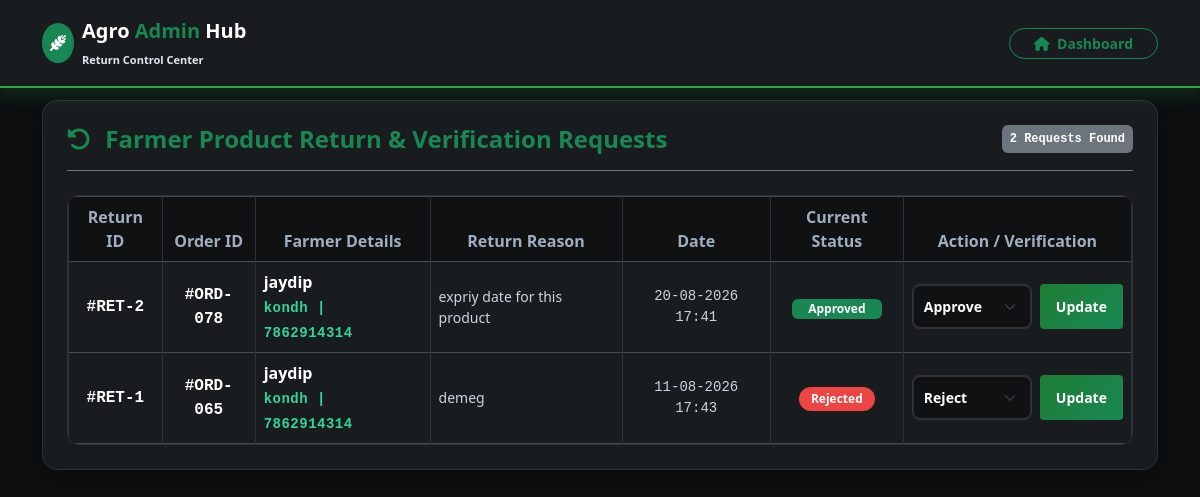
The page /product_returns.php (signed in) on the database its author committed.
### tables this page shows
CREATE TABLE `product_returns` (
  `return_id` int(11) NOT NULL AUTO_INCREMENT,
  `order_id` int(11) NOT NULL,
  `farmer_id` int(11) NOT NULL,
  `reason` text NOT NULL,
  `return_status` varchar(50) DEFAULT 'Pending',
  `created_at` timestamp NOT NULL DEFAULT current_timestamp(),
  PRIMARY KEY (`return_id`)
);

CREATE TABLE `farmers` (
  `farmer_id` int(11) NOT NULL AUTO_INCREMENT,
  `farmer_name` varchar(100) NOT NULL,
  `phone_number` varchar(15) NOT NULL,
  `password` varchar(255) NOT NULL,
  `village` varchar(50) NOT NULL,
  `land_vigha` decimal(5,2) NOT NULL,
  `total_baki` decimal(10,2) NOT NULL DEFAULT 0.00,
  `upi_id` varchar(100) DEFAULT NULL,
  `bank_account` varchar(100) DEFAULT NULL,
  `state` varchar(50) DEFAULT NULL,
  `city` varchar(50) DEFAULT NULL,
  `house_no` varchar(255) DEFAULT NULL,
  `road_name` varchar(255) DEFAULT NULL,
  `address_type` varchar(20) DEFAULT 'Home',
  `email` varchar(100) DEFAULT NULL,
  `profile_image` varchar(255) DEFAULT NULL,
  PRIMARY KEY (`farmer_id`),
  UNIQUE KEY `phone_number` (`phone_number`)
);

### product_returns.php (the view, shortened to what this page needs)
<?php
require_once '../config/db_config.php';
$returns_list = [];
try {
    $query = "SELECT r.*, o.total_amount, o.payment_mode, f.farmer_name, f.phone_number, f.village
              FROM product_returns r
              JOIN orders o ON r.order_id = o.order_id
              JOIN farmers f ON r.farmer_id = f.farmer_id
              ORDER BY r.return_id DESC";
    $returns_list = $conn->query($query)->fetchAll();
} catch(Exception $e) {
}
?>
<!DOCTYPE html>
<html lang="en">
<head>
    <link href="https://cdn.jsdelivr.net/npm/bootstrap@5.3.0/dist/css/bootstrap.min.css" rel="stylesheet">
    <link rel="stylesheet" href="https://cdnjs.cloudflare.com/ajax/libs/font-awesome/6.4.0/css/all.min.css">
    <link rel="stylesheet" href="css/style.css">
</head>
<body>
    <nav class="navbar navbar-expand-lg navbar-dark custom-nav py-3 mb-4 shadow-sm fixed-top" style="background-color: #191c1f; border-bottom: 1px solid #2d3238;">
        <div class="container d-flex justify-content-between align-items-center">
            <a href="admin_dashboard.php" class="premium-logo-container text-decoration-none">
                <div class="d-flex align-items-center gap-2">
                    <div class="bg-success text-white p-2 rounded-circle"><i class="fa-solid fa-wheat-awn"></i></div>
                    <div>
                        <div class="fw-bold text-white fs-5">Agro <span class="text-success">Admin</span> Hub</div>
                        <small class="text-muted" style="font-size: 11px;">Return Control Center</small>
                    </div>
                </div>
            </a>
            <a href="admin_dashboard.php" class="btn btn-sm btn-outline-success rounded-pill px-4 fw-bold"><i class="fa-solid fa-house me-1"></i> Dashboard</a>
        </div>
    </nav>
    <div class="container">
        <div class="card card-custom p-4 shadow">
            <div class="d-flex justify-content-between align-items-center mb-4 border-bottom border-secondary pb-3">
                <h4 class="fw-bold text-success m-0"><i class="fa-solid fa-rotate-left me-2"></i> Farmer Product Return & Verification Requests</h4>
                <span class="badge bg-secondary p-2 font-monospace"><?php echo count($returns_list); ?> Requests Found</span>
            </div>
            <div class="table-responsive">
                <table class="table table-dark table-hover table-bordered align-middle table-custom text-center mb-0">
                    <thead>
                        <tr>
                            <th>Return ID</th>
                            <th>Order ID</th>
                            <th>Farmer Details</th>
                            <th>Return Reason</th>
                            <th>Date</th>
                            <th>Current Status</th>
                            <th>Action / Verification</th>
                        </tr>
                    </thead>
                    <tbody>
                        <?php if(empty($returns_list)): ?>
                            <tr>
                                <td colspan="7" class="text-muted py-5">🎉 No product return requests submitted by farmers yet!</td>
                            </tr>
                        <?php else: foreach($returns_list as $ret): ?>
                            <tr>
                                <td class="fw-bold font-monospace text-warning">#RET-<?php echo $ret['return_id']; ?></td>
                                <td class="fw-bold font-monospace text-success">#ORD-0<?php echo $ret['order_id']; ?></td>
                                <td class="text-start">
                                    <strong class="text-white"><?php echo htmlspecialchars($ret['farmer_name']); ?></strong><br>
                                    <small class="text-muted font-monospace"><?php echo htmlspecialchars($ret['village']); ?> | <?php echo htmlspecialchars($ret['phone_number']); ?></small>
                                </td>
                                <td class="text-start text-muted small" style="max-width: 250px;">
                                    <?php echo htmlspecialchars($ret['reason']); ?>
                                </td>
                                <td class="small text-muted font-monospace">
                                    <?php echo date('d-m-Y H:i', strtotime($ret['created_at'])); ?>
                                </td>
                                <td>
                                    <?php
                                    $status = $ret['return_status'];
                                    if($status == 'Pending') {
                                        echo "<span class='badge bg-warning text-dark fw-bold px-3 py-1.5'>Pending</span>";
                                    } elseif($status == 'Approved') {
                                        echo "<span class='badge bg-success fw-bold px-3 py-1.5'>Approved</span>";
                                    } else {
                                        echo "<span class='badge bg-danger fw-bold px-3 py-1.5'>Rejected</span>";
                                    }
                                    ?>
                                </td>
                                <td>
                                    <form action="" method="POST" class="d-flex gap-2 justify-content-center">
                                        <select name="return_status" class="form-select form-select-sm bg-black text-white border-secondary fw-bold" style="width: 120px;">
                                            <option value="Approved" <?php if($status=='Approved') echo 'selected'; ?>>Approve</option>
                                            <option value="Rejected" <?php if($status=='Rejected') echo 'selected'; ?>>Reject</option>
                                        </select>
                                        <button type="submit" name="update_status" class="btn btn-sm btn-success fw-bold px-3">Update</button>
                                    </form>
                                </td>
                            </tr>
                        <?php endforeach; endif; ?>
                    </tbody>
                </table>
            </div>
        </div>
    </div>
</body>
</html>

### style.css (style rules this page uses)
:root { --bg-main: #0d0f11; --bg-card: #191c1f; --bg-darker: #0f1112; --text-white: #ffffff; --text-muted: #a0aec0; --primary-green: #28a745; --gradient-green: linear-gradient(135deg, #1e7e34, #198754); --border-color: #2d3238; }
body { background-color: var(--bg-main) !important; color: #e2e8f0 !important; font-family: 'Segoe UI', system-ui, -apple-system, sans-serif; transition: background-color 0.3s ease; }
.premium-logo-container { display: flex; align-items: center; text-decoration: none !important; gap: 12px; }
.card-custom { background: var(--bg-card) !important; border: 1px solid var(--border-color) !important; border-radius: 15px !important; box-shadow: 0 10px 30px rgba(0, 0, 0, 0.3) !important; }
.form-control, .form-select { background-color: var(--bg-darker) !important; border: 1px solid var(--border-color) !important; color: #ffffff !important; border-radius: 8px !important; padding: 10px 15px; transition: all 0.2s ease; }
.table-responsive { border-radius: 12px; border: 1px solid var(--border-color); }
.card-custom label, .card-custom .small { color: #e2e8f0 !important; font-weight: 600 !important; }
.table-custom-fix td small.text-muted, .table-dark td small.text-muted, .table td small.text-muted { color: #34d399 !important; font-weight: 700 !important; font-family: 'Courier New', Courier, monospace !important; letter-spacing: 0.5px; }
.navbar.custom-nav.fixed-top { background-color: #191c1f !important; border-bottom: 2px solid #28a745 !important; box-shadow: 0 4px 20px rgba(40, 167, 69, 0.25) !important; transition: all 0.3s ease; }
.table-custom-fix, .table-bordered, .table-custom-fix th, .table-custom-fix td { border: 1px solid #454d55 !important; }
.card-custom small, .card-custom small.text-muted, .card-custom span.text-muted, .card-custom .text-muted { color: #cbd5e1 !important; opacity: 1 !important; font-weight: 500 !important; }
.form-select { border: 2px solid #2d3238 !important; background-color: #0f1112 !important; color: #ffffff !important; padding: 10px !important; }
.badge.bg-danger { background-color: #ef4444 !important; padding: 6px 12px !important; border-radius: 20px !important; font-weight: 600 !important; }
.btn-success { background: var(--gradient-green) !important; border: none !important; }
.text-muted, label { color: #e2e8f0 !important; font-weight: 700 !important; opacity: 1 !important; }

### product_returns.php (style rules this page uses)
body { background-color: #0d0f11; color: #e2e8f0; font-family: 'Segoe UI', sans-serif; padding-top: 100px; padding-bottom: 80px; }
.card-custom { background: #191c1f !important; border: 1px solid #2d3238 !important; border-radius: 15px !important; box-shadow: 0 10px 30px rgba(0,0,0,0.3); }
.table-custom th { background-color: #0f1112 !important; color: #a0aec0 !important; border-color: #2d3238 !important; }
.table-custom td { background-color: transparent !important; color: #ffffff !important; border-color: #2d3238 !important; vertical-align: middle; }

### rows shown on the page
product_returns: return_id "2", order "78", farmer.farmer_name "jaydip", farmer.village "kondh", farmer.phone_number "7862914314", reason "expriy date for this product", created_at "20-08-2026 17:41", shows "Approved", return_status "Approve"
product_returns: return_id "1", order "65", farmer.farmer_name "jaydip", farmer.village "kondh", farmer.phone_number "7862914314", reason "demeg", created_at "11-08-2026 17:43", shows "Rejected", return_status "Reject"

### other values the page prints
count($returns_list) "2"
